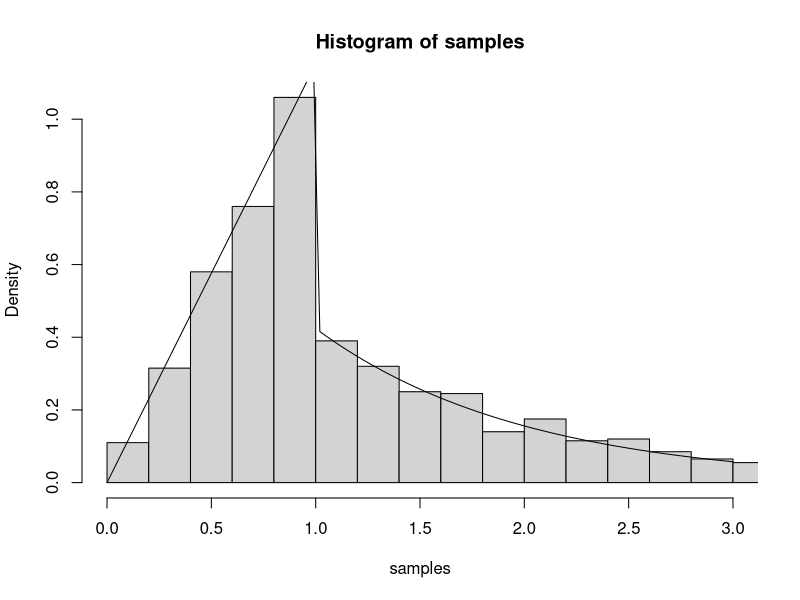

The R source for this figure: (Note: this script raises an error after producing the figure.)
## ---- chunk 1
g <- function(c, alpha, x){
  # This function return the unnormalized density g
  g = ifelse( x<0, 0, ifelse(x<1, c*x^(alpha-1), c*exp(-x)) )
  return(g)
}

gSamples <- function(c, alpha, n){
  # This function returns samples from g
  u = runif(n, min=0, max=(c/alpha+c*exp(-1)))
  G = ifelse( u<c/alpha, (alpha/c*u)^(1/alpha), -log((c*exp(-1)+ c/alpha - u)/c) )
  return(G)
}

# Testing
c = 2.0
alpha = 2.0
sample_size = 1000

samples = gSamples(c, alpha, sample_size)
hist(samples, breaks=50, freq=F, xlim=c(0,3))
curve(g(c,alpha,x)/(c/alpha+c*exp(-1)), add=T, to=3)

## ---- chunk 2
BoxMuller <- function(n){
  # This function uses the Box Muller algorithm
  # to generate n N(0,1) samples
  
  m = ceiling(n/2)
  x1 = runif(m, min=0, max=2*pi)
  x2 = myExp(0.5, m)
  
  y1 = sqrt(x2)*cos(x1)
  y2 = sqrt(x2)*sin(x1)
  
  if ((n%%2) == 0){
    return(c(y1,y2))
  }
  else
    return(c(y1,head(y2,-1)))
}

# Testing 
sample_size = 10001

samples = BoxMuller(sample_size)
hist(samples, breaks=50, freq=F, xlab="x")
curve(dnorm(x), add=T)
## ---- chunk 3
myMultivariateNormal <- function(d, mu, Sigma, n){
  # This function generates n samples 
  # that are N_d(mu, Sigma) distributed 
  
  # Sanity Check of Input
  stopifnot( d==length(mu) && d==dim(Sigma)[1] && d==dim(Sigma)[2] )
  
  # N(0,1) samples to N_d(0,1) samples
  samples = matrix(BoxMuller(d*n), nrow=d)
  
  # N_d(0,Sigma)
  samples = t(chol(Sigma)) %*% samples
  
  # N_d(mu,Sigma)
  samples = samples + mu
  
  return(samples)
}

# Testing 
d = 3
mu = c(1,2,3)
Sigma = matrix(c(1,.8,.8,.8,1,.8,.8,.8,1), ncol=3)
sample_size = 10000

samples = myMultivariateNormal(d, mu, Sigma, sample_size)

# Validation (mean)
sample_mean = 1/sample_size * rowSums(samples)

print_mu = ""
for (i in 1:d)
  print_mu = paste(print_mu, mu[i])
print(paste("The analytical mean is:", print_mu))
print_sample_mean = ""
for (i in 1:d)
  print_sample_mean = paste(print_sample_mean, sample_mean[i])
print(paste("The empirical mean is: ", print_sample_mean))

# Validation (cov)
sample_cov = 1/(sample_size-1)*(samples-sample_mean)%*%t(samples-sample_mean)

print("The analytical covariance is:")
for (i in 1:d){
  print_cov=""
  for (j in 1:d)
    print_cov = paste(print_cov, Sigma[i,j])
  print(print_cov)
}
print("The empirical covariance is:")
for (i in 1:d){
  print_cov=""
  for (j in 1:d)
    print_cov = paste(print_cov, sample_cov[i,j])
  print(print_cov)
}

## ---- chunk 4
# For the slides
d = 3
mu = c(0,0,0)
Sigma = matrix(c(1,0,0,0,1,0,0,0,1), ncol=3)

ns = c(1000,5000,10000,25000,50000,75000,100000,200000)
err_means = rep(0, length(ns))
err_covs  = rep(0, length(ns))
for (i in 1:length(ns)){
  samples = myMultivariateNormal(d, mu, Sigma, ns[i])
  mean = 1/ns[i] * rowSums(samples)
  err_means[i] = norm(mean-mu, type="2")
  cov = 1/(ns[i]-1)*(samples-mean)%*%t(samples-mean)
  err_covs[i] = norm(cov-Sigma, type = "2")
}

plot(ns, err_means, type="l", xlab="n", ylab="error in mean vector")

plot(ns, err_covs, type="l", xlab="n", ylab="error in covariance matrix")

## ---- chunk 5

myGammaRejectionSampling <- function(alpha, n){
  # This function generates n samples from the gamma distribution
  # with parameter alpha in (0,1) and beta = 1 
  # using rejection sampling the a proposal given in Problem A.
  
  # Check sanity of input 
  stopifnot( alpha > 0 && alpha < 1 )
  
  # Bookkeeping
  num_accepted_samples = 0
  target = rep(0,n)
  
  C = gamma(alpha)
  # Trial implementation in for-loop
  while (num_accepted_samples<n){
    proposal = gSamples(1, alpha, 1) 
    acceptance_rate = 1/C*f(alpha, proposal)/g(1, alpha, proposal)
    acception = runif(1)
    if (acception <= acceptance_rate){
      num_accepted_samples = num_accepted_samples + 1
      target[num_accepted_samples] = proposal
    }
  }
  return(target)
}

# Testing 
alpha = 0.5
sample_size = 10000

samples = myGammaRejectionSampling(alpha, sample_size)
hist(samples, breaks=50, freq=F)
curve(f(alpha,x), add=T)
## ---- chunk 6
myBeta <- function(alpha, beta, n){
  # This function generates n samples from a Beta(alpha, beta) distribtion
  x = myGammaGeneral(alpha, 1, n)
  y = myGammaGeneral(beta , 1, n)
  z = x/(x+y)
  return(z)
}


# Testing implementation
alpha = 2.0
beta = 2.0
n = 10000

samples = myBeta(alpha, beta, n)
hist(samples, breaks=50, freq=FALSE,
     xlab="x", main="Histogram for myGammaGeneral")
curve(dbeta(x,alpha,beta), from=0.0, to=1.0, add=TRUE)

## ---- chunk 7
# Cell counts from the experiment
y1 = 125
y2 = 18
y3 = 20
y4 = 34

posteriorLogScale <- function(t){
  # Posterior density of the Rao experiment
  
  f = y1*log(2+t)+ (y2+y3)*log(1-t) + y4*log(t)
  return(f)
}

# Setting the bound for rejection sampling
argmax_theta = 1/394*(15+sqrt(53809))
c = posteriorLogScale(argmax_theta) + 3.5

posteriorRejectionSamplingLogScale <- function(n){
  # This function generates n samples from the Rao posterior 
  
  # Bookkeeping
  num_accepted_samples = 0
  num_total_samples = 0
  
  # Trial implementation in for-loop
  target = rep(0,n)
  while (num_accepted_samples < n ){
    x = runif(1)
    acceptance_rate = -c + posteriorLogScale(x) - log(x)
    u = runif(1)
    if (log(u) <= acceptance_rate){
      num_accepted_samples = num_accepted_samples + 1 
      target[num_accepted_samples] = log(x)
    }
    num_total_samples = num_total_samples + 1 
  }
  
  return(list("samples" = target, "num_total_samples" = num_total_samples))
    
}

## ---- chunk 8
# Comparison to numerical integration
posteriorIntegrand <- function(t){
  # This function defines the integrand for the integral
  # which gives the mean of the posterior
  # t * f(t|y)
  
  return( t* (2+t)^y1 * (1-t)^(y2+y3) * t^y4)
  
}
normalisingConstant = integrate(posterior, 0, 1)$value
posteriorNIMean = integrate(posteriorIntegrand, 0, 1)$value 
print(paste("The NI estimate for the posterior mean is", posteriorNIMean/normalisingConstant))

## ---- chunk 9
# Running m test to get an averaged number of total samples
m = 10

num_total_samples_average = 0
for (i in 1:m){
  num_total_samples_average = num_total_samples_average + 1/m * posteriorRejectionSamplingLogScale(sample_size)$num_total_samples
}

print(paste("For the generation of", sample_size, "samples in average",
            round(c*sample_size,0), "random number generations would be needed in theory"))

print(paste("For the generation of", sample_size, "samples in average", 
            round(num_total_samples_average,0), "random number generations were needed in the practical experiment"))

## ---- chunk 10
# Calculate weights
weights = dbeta(samples,1,5)
# Reweight samples
new_samples = samples*weights

hist(new_samples, breaks=50, xlim=c(0,1), freq=FALSE,
     xlab="theta", main="Histogram for the posterior with new prior")


# IS estimator for the mean
posteriorISMean = 1/sample_size*sum(new_samples)
print(paste("The IS estimate for the posterior mean is", posteriorISMean))

abline(v=posteriorISMean,col="red")

